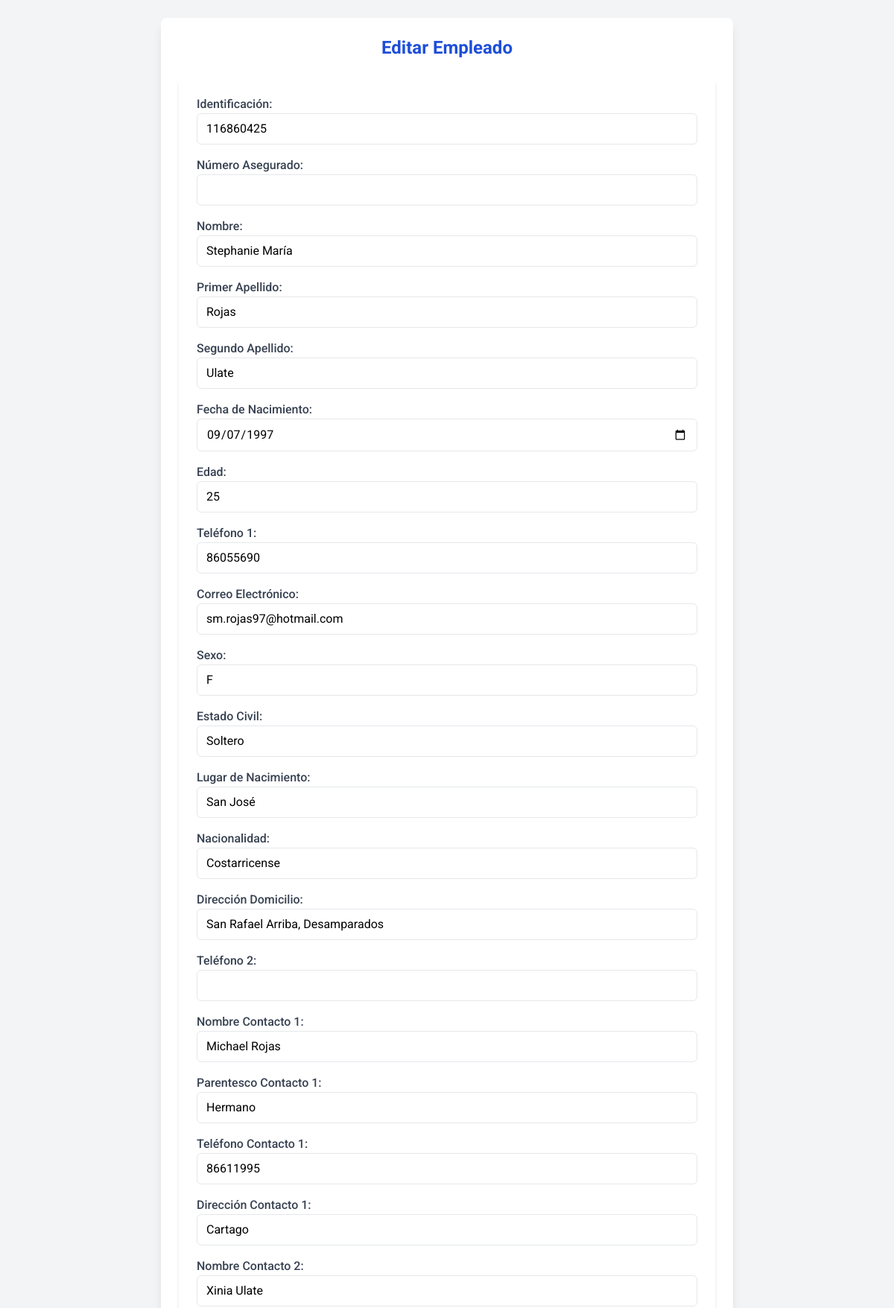
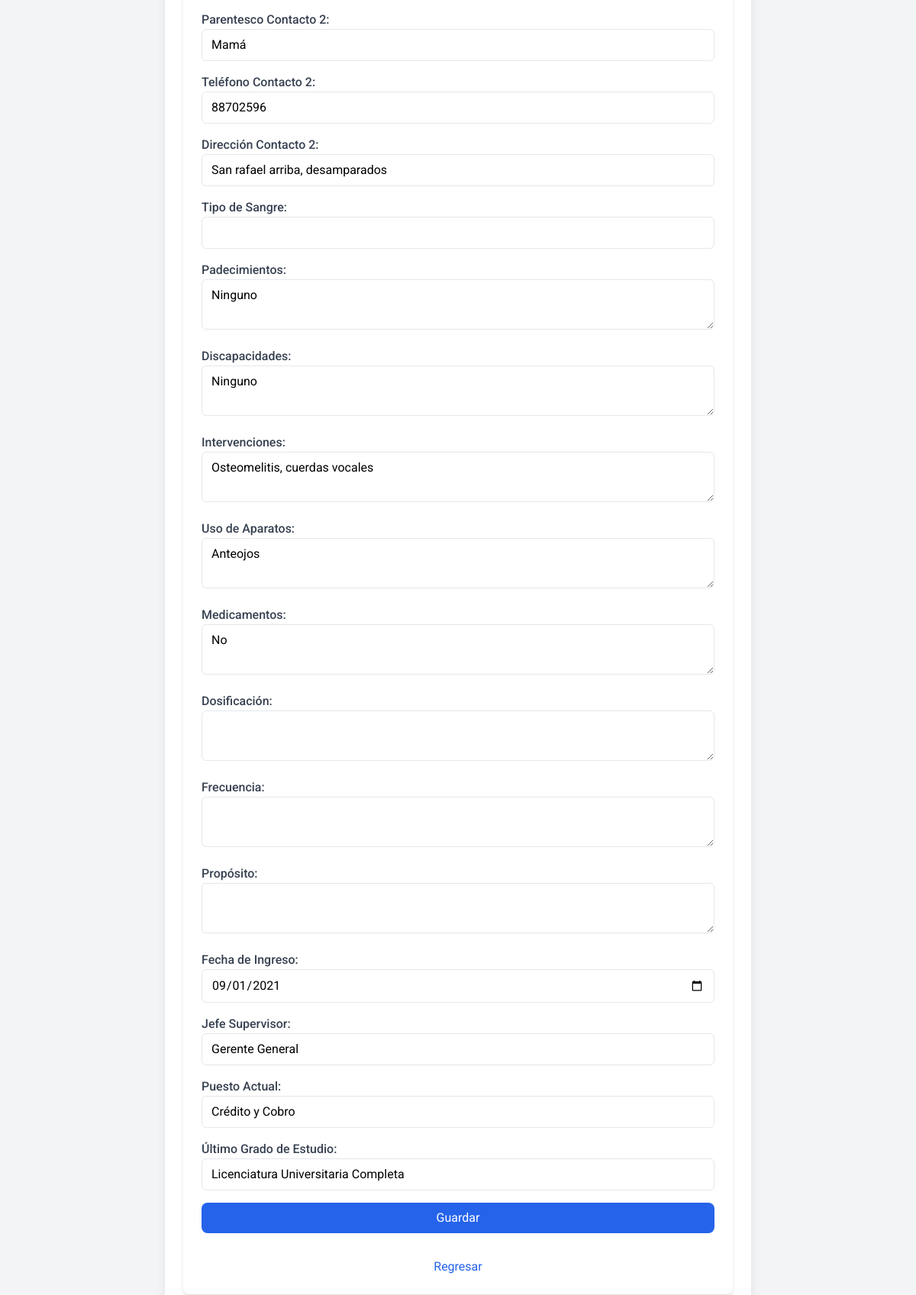
Screenshot of /views/editarEmpleado.php?id=116860425 with the database file from the repository (2 pictures, top to bottom).
### tables this page shows
CREATE TABLE `empleados` (
  `id` int NOT NULL AUTO_INCREMENT,
  `identificacion` varchar(20) DEFAULT NULL,
  `numero_asegurado` varchar(20) DEFAULT NULL,
  `nombre` varchar(50) DEFAULT NULL,
  `primer_apellido` varchar(50) DEFAULT NULL,
  `segundo_apellido` varchar(50) DEFAULT NULL,
  `fecha_nacimiento` date DEFAULT NULL,
  `edad` int DEFAULT NULL,
  `telefono1` varchar(15) DEFAULT NULL,
  `correo` varchar(100) DEFAULT NULL,
  `sexo` enum('M','F','Otro') DEFAULT NULL,
  `estado_civil` enum('Soltero','Casado','Divorciado','Viudo') DEFAULT NULL,
  `lugar_nacimiento` varchar(100) DEFAULT NULL,
  `nacionalidad` varchar(50) DEFAULT NULL,
  `direccion_domicilio` text,
  `telefono2` varchar(15) DEFAULT NULL,
  `nombre_contacto1` varchar(50) DEFAULT NULL,
  `parentesco_contacto1` varchar(50) DEFAULT NULL,
  `telefono_contacto1` varchar(15) DEFAULT NULL,
  `direccion_contacto1` text,
  `nombre_contacto2` varchar(50) DEFAULT NULL,
  `parentesco_contacto2` varchar(50) DEFAULT NULL,
  `telefono_contacto2` varchar(15) DEFAULT NULL,
  `direccion_contacto2` text,
  `tipo_sangre` varchar(5) DEFAULT NULL,
  `padecimientos` text,
  `discapacidades` text,
  `intervenciones` text,
  `uso_aparatos` text,
  `medicamentos` text,
  `dosificacion` text,
  `frecuencia` text,
  `proposito` text,
  `fecha_ingreso` date DEFAULT NULL,
  `jefe_supervisor` varchar(100) DEFAULT NULL,
  `puesto_actual` varchar(100) DEFAULT NULL,
  `ultimo_grado_estudio` varchar(100) DEFAULT NULL,
  PRIMARY KEY (`id`)
);

### views/editarEmpleado.php (the view, shortened to what the rows shown need)
<?php
require_once '../models/Empleado.php';
$id = $_GET['id'] ?? null;
$empleado = new Empleado();
$empleadoData = $empleado->listarPorId($id);
?>
<!DOCTYPE html>
<html lang="es">
<head>
    <script src="https://cdn.tailwindcss.com"></script>
</head>
<body class="bg-gray-100 p-6">
    <div class="max-w-3xl mx-auto bg-white p-6 rounded-lg shadow-lg">
        <h1 class="text-2xl font-bold text-center mb-6 text-blue-700">Editar Empleado</h1>
        <form action="../controllers/EmpleadosController.php?op=editar" method="POST"
            class="bg-white shadow-md rounded-lg p-6 mt-6 w-full max-w-3xl">
            <div class="grid grid-cols-1 gap-4">
            <div>
                <label for="identificacion" class="block font-medium text-gray-700">Identificación:</label>
                <input type="text" name="identificacion" id="identificacion" value="<?= $empleadoData->getIdentificacion(); ?>" readonly
                    class="w-full px-3 py-2 border rounded-md focus:ring focus:ring-blue-300">
            </div>
            <div>
                <label for="nombre" class="block font-medium text-gray-700">Nombre:</label>
                <input type="text" name="nombre" id="nombre" value="<?= $empleadoData->getNombre(); ?>" required
                    class="w-full px-3 py-2 border rounded-md focus:ring focus:ring-blue-300">
            </div>
            <div>
                <label for="primer_apellido" class="block font-medium text-gray-700">Primer Apellido:</label>
                <input type="text" name="primer_apellido" id="primer_apellido" value="<?= $empleadoData->getPrimerApellido(); ?>" required
                    class="w-full px-3 py-2 border rounded-md focus:ring focus:ring-blue-300">
            </div>
            <div>
                <label for="segundo_apellido" class="block font-medium text-gray-700">Segundo Apellido:</label>
                <input type="text" name="segundo_apellido" id="segundo_apellido" value="<?= $empleadoData->getSegundoApellido(); ?>" required
                    class="w-full px-3 py-2 border rounded-md focus:ring focus:ring-blue-300">
            </div>
            <div>
                <label for="fecha_nacimiento" class="block font-medium text-gray-700">Fecha de Nacimiento:</label>
                <input type="date" name="fecha_nacimiento" id="fecha_nacimiento" value="<?= $empleadoData->getFechaNacimiento(); ?>" required
                    class="w-full px-3 py-2 border rounded-md focus:ring focus:ring-blue-300">
            </div>
            <div>
                <label for="edad" class="block font-medium text-gray-700">Edad:</label>
                <input type="number" name="edad" id="edad" value="<?= $empleadoData->getEdad(); ?>" required
                    class="w-full px-3 py-2 border rounded-md focus:ring focus:ring-blue-300">
            </div>
            <div>
                <label for="telefono1" class="block font-medium text-gray-700">Teléfono 1:</label>
                <input type="text" name="telefono1" id="telefono1" value="<?= $empleadoData->getTelefono1(); ?>" required
                    class="w-full px-3 py-2 border rounded-md focus:ring focus:ring-blue-300">
            </div>
            <div>
                <label for="correo" class="block font-medium text-gray-700">Correo Electrónico:</label>
                <input type="email" name="correo" id="correo" value="<?= $empleadoData->getCorreo(); ?>" required
                    class="w-full px-3 py-2 border rounded-md focus:ring focus:ring-blue-300">
            </div>
            <div>
                <label for="sexo" class="block font-medium text-gray-700">Sexo:</label>
                <input type="text" name="sexo" id="sexo" value="<?= $empleadoData->getSexo(); ?>" required
                    class="w-full px-3 py-2 border rounded-md focus:ring focus:ring-blue-300">
            </div>
            <div>
                <label for="estado_civil" class="block font-medium text-gray-700">Estado Civil:</label>
                <input type="text" name="estado_civil" id="estado_civil" value="<?= $empleadoData->getEstadoCivil(); ?>" required
                    class="w-full px-3 py-2 border rounded-md focus:ring focus:ring-blue-300">
            </div>
            <div>
                <label for="lugar_nacimiento" class="block font-medium text-gray-700">Lugar de Nacimiento:</label>
                <input type="text" name="lugar_nacimiento" id="lugar_nacimiento" value="<?= $empleadoData->getLugarNacimiento(); ?>" required
                    class="w-full px-3 py-2 border rounded-md focus:ring focus:ring-blue-300">
            </div>
            <div>
                <label for="nacionalidad" class="block font-medium text-gray-700">Nacionalidad:</label>
                <input type="text" name="nacionalidad" id="nacionalidad" value="<?= $empleadoData->getNacionalidad(); ?>" required
                    class="w-full px-3 py-2 border rounded-md focus:ring focus:ring-blue-300">
            </div>
            <div>
                <label for="direccion_domicilio" class="block font-medium text-gray-700">Dirección Domicilio:</label>
                <input type="text" name="direccion_domicilio" id="direccion_domicilio" value="<?= $empleadoData->getDireccionDomicilio(); ?>" required
                    class="w-full px-3 py-2 border rounded-md focus:ring focus:ring-blue-300">
            </div>
            <div>
                <label for="nombre_contacto1" class="block font-medium text-gray-700">Nombre Contacto 1:</label>
                <input type="text" name="nombre_contacto1" id="nombre_contacto1" value="<?= $empleadoData->getNombreContacto1(); ?>"
                    class="w-full px-3 py-2 border rounded-md focus:ring focus:ring-blue-300">
            </div>
            <div>
                <label for="parentesco_contacto1" class="block font-medium text-gray-700">Parentesco Contacto 1:</label>
                <input type="text" name="parentesco_contacto1" id="parentesco_contacto1" value="<?= $empleadoData->getParentescoContacto1(); ?>"
                    class="w-full px-3 py-2 border rounded-md focus:ring focus:ring-blue-300">
            </div>
            <div>
                <label for="telefono_contacto1" class="block font-medium text-gray-700">Teléfono Contacto 1:</label>
                <input type="text" name="telefono_contacto1" id="telefono_contacto1" value="<?= $empleadoData->getTelefonoContacto1(); ?>"
                    class="w-full px-3 py-2 border rounded-md focus:ring focus:ring-blue-300">
            </div>
            <div>
                <label for="direccion_contacto1" class="block font-medium text-gray-700">Dirección Contacto 1:</label>
                <input type="text" name="direccion_contacto1" id="direccion_contacto1" value="<?= $empleadoData->getDireccionContacto1(); ?>"
                    class="w-full px-3 py-2 border rounded-md focus:ring focus:ring-blue-300">
            </div>
            <div>
                <label for="nombre_contacto2" class="block font-medium text-gray-700">Nombre Contacto 2:</label>
                <input type="text" name="nombre_contacto2" id="nombre_contacto2" value="<?= $empleadoData->getNombreContacto2(); ?>"
                    class="w-full px-3 py-2 border rounded-md focus:ring focus:ring-blue-300">
            </div>
            <div>
                <label for="parentesco_contacto2" class="block font-medium text-gray-700">Parentesco Contacto 2:</label>
                <input type="text" name="parentesco_contacto2" id="parentesco_contacto2" value="<?= $empleadoData->getParentescoContacto2(); ?>"
                    class="w-full px-3 py-2 border rounded-md focus:ring focus:ring-blue-300">
            </div>
            <div>
                <label for="telefono_contacto2" class="block font-medium text-gray-700">Teléfono Contacto 2:</label>
                <input type="text" name="telefono_contacto2" id="telefono_contacto2" value="<?= $empleadoData->getTelefonoContacto2(); ?>"
                    class="w-full px-3 py-2 border rounded-md focus:ring focus:ring-blue-300">
            </div>
            <div>
                <label for="direccion_contacto2" class="block font-medium text-gray-700">Dirección Contacto 2:</label>
                <input type="text" name="direccion_contacto2" id="direccion_contacto2" value="<?= $empleadoData->getDireccionContacto2(); ?>"
                    class="w-full px-3 py-2 border rounded-md focus:ring focus:ring-blue-300">
            </div>
            <div>
                <label for="padecimientos" class="block font-medium text-gray-700">Padecimientos:</label>
                <textarea name="padecimientos" id="padecimientos" class="w-full px-3 py-2 border rounded-md focus:ring focus:ring-blue-300"><?= $empleadoData->getPadecimientos(); ?></textarea>
            </div>
            <div>
                <label for="discapacidades" class="block font-medium text-gray-700">Discapacidades:</label>
                <textarea name="discapacidades" id="discapacidades" class="w-full px-3 py-2 border rounded-md focus:ring focus:ring-blue-300"><?= $empleadoData->getDiscapacidades(); ?></textarea>
            </div>
            <div>
                <label for="intervenciones" class="block font-medium text-gray-700">Intervenciones:</label>
                <textarea name="intervenciones" id="intervenciones" class="w-full px-3 py-2 border rounded-md focus:ring focus:ring-blue-300"><?= $empleadoData->getIntervenciones(); ?></textarea>
            </div>
            <div>
                <label for="uso_aparatos" class="block font-medium text-gray-700">Uso de Aparatos:</label>
                <textarea name="uso_aparatos" id="uso_aparatos" class="w-full px-3 py-2 border rounded-md focus:ring focus:ring-blue-300"><?= $empleadoData->getUsoAparatos(); ?></textarea>
            </div>
            <div>
                <label for="medicamentos" class="block font-medium text-gray-700">Medicamentos:</label>
                <textarea name="medicamentos" id="medicamentos" class="w-full px-3 py-2 border rounded-md focus:ring focus:ring-blue-300"><?= $empleadoData->getMedicamentos(); ?></textarea>
            </div>
            <div>
                <label for="fecha_ingreso" class="block font-medium text-gray-700">Fecha de Ingreso:</label>
                <input type="date" name="fecha_ingreso" id="fecha_ingreso" value="<?= $empleadoData->getFechaIngreso(); ?>"
                    class="w-full px-3 py-2 border rounded-md focus:ring focus:ring-blue-300">
            </div>
            <div>
                <label for="jefe_supervisor" class="block font-medium text-gray-700">Jefe Supervisor:</label>
                <input type="text" name="jefe_supervisor" id="jefe_supervisor" value="<?= $empleadoData->getJefeSupervisor(); ?>"
                    class="w-full px-3 py-2 border rounded-md focus:ring focus:ring-blue-300">
            </div>
            <div>
                <label for="puesto_actual" class="block font-medium text-gray-700">Puesto Actual:</label>
                <input type="text" name="puesto_actual" id="puesto_actual" value="<?= $empleadoData->getPuestoActual(); ?>"
                    class="w-full px-3 py-2 border rounded-md focus:ring focus:ring-blue-300">
            </div>
            <div>
                <label for="ultimo_grado_estudio" class="block font-medium text-gray-700">Último Grado de Estudio:</label>
                <input type="text" name="ultimo_grado_estudio" id="ultimo_grado_estudio" value="<?= $empleadoData->getUltimoGradoEstudio(); ?>"
                    class="w-full px-3 py-2 border rounded-md focus:ring focus:ring-blue-300">
            </div>
        </form>
    </div>
</body>
</html>

### rows the page displays
empleados: identificacion "116860425", nombre "Stephanie María", primer_apellido "Rojas", segundo_apellido "Ulate", fecha_nacimiento "09/07/1997", edad "25", telefono1 "86055690", correo "sm.rojas97@hotmail.com", sexo "F", estado_civil "Soltero", lugar_nacimiento "San José", nacionalidad "Costarricense", direccion_domicilio "San Rafael Arriba, Desamparados", nombre_contacto1 "Michael Rojas", parentesco_contacto1 "Hermano", telefono_contacto1 "86611995", direccion_contacto1 "Cartago", nombre_contacto2 "Xinia Ulate", parentesco_contacto2 "Mamá", telefono_contacto2 "88702596", direccion_contacto2 "San rafael arriba, desamparados", padecimientos "Ninguno", discapacidades "Ninguno", intervenciones "Osteomelitis, cuerdas vocales", uso_aparatos "Anteojos", medicamentos "No", fecha_ingreso "09/01/2021", jefe_supervisor "Gerente General", puesto_actual "Crédito y Cobro", ultimo_grado_estudio "Licenciatura Universitaria Completa"
